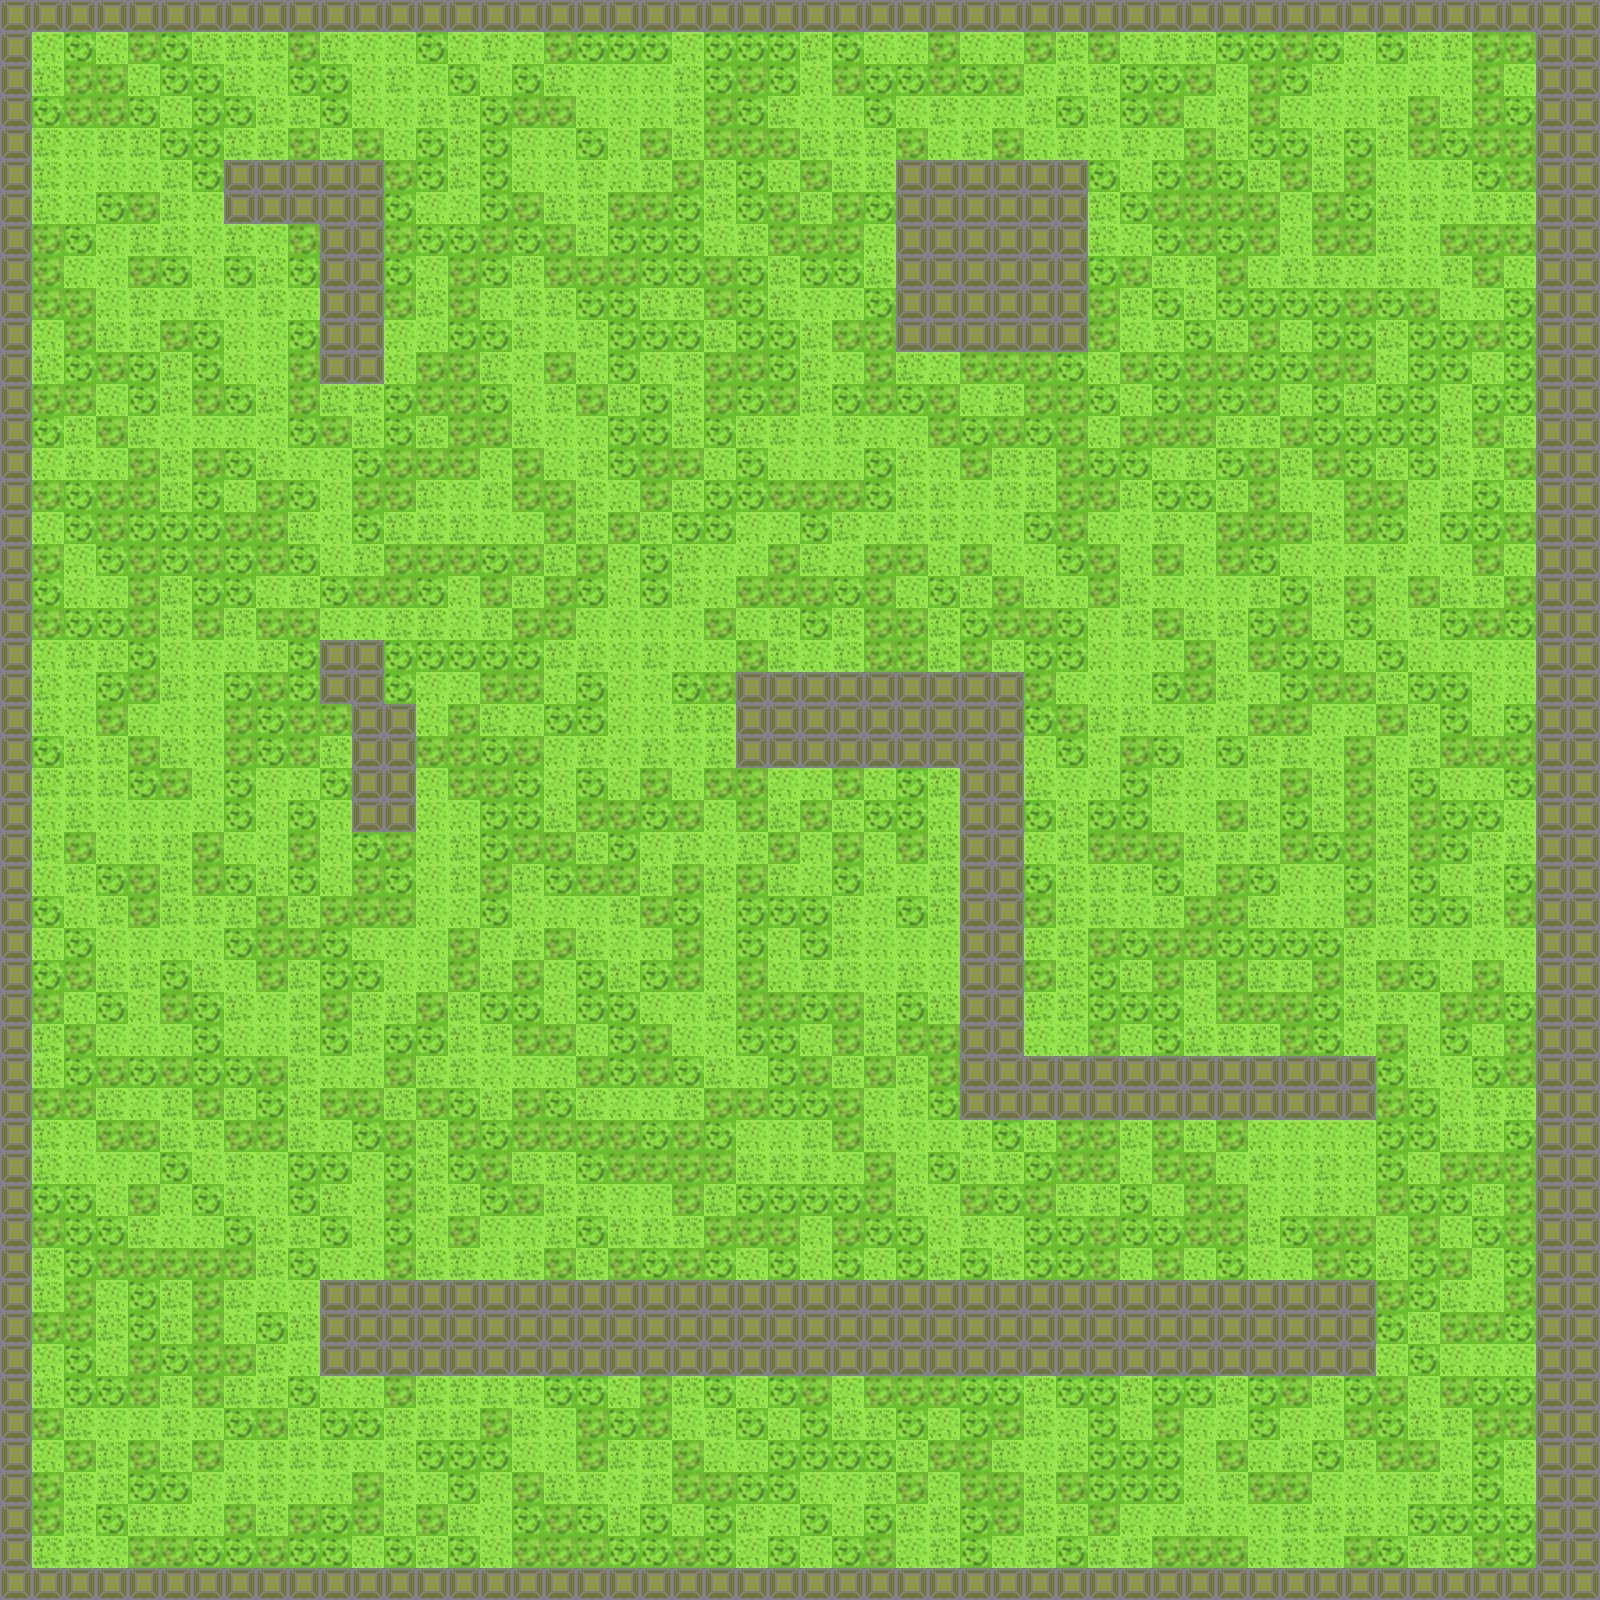

A level layout from a 2D game, rendered from its tile map. Below: a short description, then the map file with its tile-grid data intact:
An orthogonal 50x50 tile map with 32x32 px tiles, 1 tile layer (Ground) and 23 objects (13x wall, 9x enemy1, player).

<map version="1.9" tiledversion="1.9.2" orientation="orthogonal" renderorder="right-down" width="50" height="50" tilewidth="32" tileheight="32" infinite="0" nextlayerid="3" nextobjectid="24">
 <tileset firstgid="1" source="tiles.tsx" />
 <objectgroup id="2" name="Object Layer 1">
  <object id="1" name="wall" x="1.86306" y="1.86306" width="1596.65" height="32" />
  <object id="2" name="wall" x="2.79284" y="1565.74" width="1596.65" height="32" />
  <object id="3" name="wall" x="323.24" y="1282.56" width="1050.77" height="89.755" />
  <object id="4" name="wall" x="737.773" y="674.265" width="286.913" height="89.755" />
  <object id="5" name="wall" x="957.615" y="769.282" width="65.2083" height="346.858" />
  <object id="6" name="wall" x="964.135" y="1058.06" width="411.738" height="59.946" />
  <object id="7" name="wall" x="895.202" y="161.923" width="190.033" height="184.771" />
  <object id="8" name="wall" x="227.294" y="159.128" width="154.635" height="59.9457" />
  <object id="9" name="wall" x="321.378" y="189.869" width="61.4818" height="190.36" />
  <object id="10" name="wall" x="0.931219" y="33.3714" width="32" height="1554.12" />
  <object id="11" name="wall" x="1539.66" y="25.9209" width="32" height="1554.12" />
  <object id="12" name="player" x="616.674" y="489.986" width="32" height="32" />
  <object id="13" name="enemy1" x="994.877" y="454.588" width="32" height="32" />
  <object id="14" name="enemy1" x="1288.15" y="287.68" width="32" height="32" />
  <object id="15" name="enemy1" x="684.512" y="1092.52" width="32" height="32" />
  <object id="16" name="enemy1" x="257.871" y="503.795" width="32" height="32" />
  <object id="17" name="enemy1" x="218.746" y="986.329" width="32" height="32" />
  <object id="18" name="enemy1" x="1284.42" y="567.139" width="32" height="32" />
  <object id="19" name="enemy1" x="1383.16" y="917.395" width="32" height="32" />
  <object id="20" name="enemy1" x="675.197" y="896.902" width="32" height="32" />
  <object id="21" name="enemy1" x="455.355" y="1019.86" width="32" height="32" />
  <object id="22" name="wall" x="354.914" y="707.801" width="61.4818" height="121.427" />
  <object id="23" name="wall" x="323.241" y="643.525" width="61.4818" height="59.9459" />
 </objectgroup>
 <layer id="1" name="Ground" width="50" height="50">
  <data encoding="csv">
8,8,8,8,8,8,8,8,8,8,8,8,8,8,8,8,8,8,8,8,8,8,8,8,8,8,8,8,8,8,8,8,8,8,8,8,8,8,8,8,8,8,8,8,8,8,8,8,8,8,
8,4,6,4,7,6,5,5,5,7,5,4,4,6,4,5,4,7,6,6,6,4,6,6,6,5,6,4,4,7,4,4,7,5,7,4,5,5,6,6,7,6,4,6,5,5,7,7,8,8,
8,5,7,7,4,6,6,5,4,6,6,4,5,4,6,4,6,5,4,4,4,5,6,7,6,4,7,6,6,7,6,7,4,5,5,6,6,7,4,7,6,5,4,4,4,4,7,4,8,8,
8,6,7,7,6,4,6,6,5,5,6,4,4,5,5,6,7,7,4,4,4,5,7,6,5,4,4,6,4,5,4,4,5,6,5,6,7,4,5,7,4,4,4,5,7,5,7,6,8,8,
8,5,4,5,5,6,6,5,5,7,5,7,4,6,5,6,4,4,6,4,7,5,7,7,7,5,5,5,7,4,5,7,4,5,4,5,4,7,5,6,6,5,6,5,7,6,7,7,8,8,
8,5,4,4,4,5,6,8,8,8,8,8,7,6,5,6,4,4,5,4,5,7,5,6,4,7,5,5,8,8,8,8,8,8,6,4,6,7,6,5,7,5,7,4,4,5,6,7,8,8,
8,5,4,6,7,5,4,8,8,8,8,8,6,4,4,6,7,5,5,7,7,6,5,6,7,5,7,6,8,8,8,8,8,8,5,6,7,7,7,7,4,7,6,5,5,4,5,5,8,8,
8,7,6,4,5,5,4,5,4,7,8,8,7,6,6,7,6,7,5,6,6,6,4,5,7,7,7,4,8,8,8,8,8,8,5,4,6,7,6,7,4,7,7,5,4,7,7,7,8,8,
8,7,4,4,7,6,4,6,5,6,8,8,6,4,7,6,5,7,7,7,6,6,7,6,5,6,6,5,8,8,8,8,8,8,6,7,5,5,7,4,5,5,4,5,4,5,7,4,8,8,
8,7,7,4,5,4,5,4,5,4,8,8,7,5,7,4,5,5,6,6,5,5,7,6,5,4,4,6,8,8,8,8,8,8,7,5,6,5,6,6,6,6,7,6,7,4,4,6,8,8,
8,4,7,5,5,7,6,4,4,6,8,8,4,4,6,6,5,4,5,6,6,6,5,6,6,5,7,7,8,8,8,8,8,8,7,4,5,6,5,7,4,6,6,5,6,6,7,6,8,8,
8,5,6,7,6,5,6,4,4,7,8,8,4,7,7,5,4,7,4,6,4,5,7,7,6,5,4,7,5,4,7,7,7,6,4,7,6,7,7,6,6,7,7,4,6,6,4,6,8,8,
8,7,7,4,6,5,7,6,5,7,5,5,6,7,7,6,4,5,7,5,6,5,7,6,7,5,6,7,6,7,4,5,7,7,6,4,6,7,6,7,4,6,5,6,6,4,6,6,8,8,
8,6,5,7,5,4,4,4,4,6,7,5,6,5,7,7,5,4,4,6,6,5,6,5,5,4,5,4,4,7,6,7,6,7,4,7,7,7,5,5,7,6,6,6,6,5,7,5,8,8,
8,4,5,4,7,5,7,6,5,4,4,6,7,7,7,4,7,4,5,6,7,7,4,6,4,4,4,6,5,4,7,5,5,7,6,6,4,5,6,7,5,7,6,5,6,5,5,7,8,8,
8,7,6,7,7,5,6,4,7,6,4,7,7,5,4,5,7,7,5,4,7,5,6,6,7,7,7,6,5,5,4,5,5,7,7,5,6,6,5,7,4,4,7,7,4,5,6,5,8,8,
8,4,6,7,6,6,6,7,7,5,4,6,5,5,5,4,4,7,5,7,5,6,6,4,4,6,5,4,5,5,4,4,6,7,4,4,5,4,7,7,7,5,7,6,4,6,6,7,8,8,
8,7,4,6,7,6,7,6,7,6,4,5,7,7,7,6,7,5,7,4,6,5,4,4,7,5,4,7,7,4,7,4,4,6,7,4,7,4,7,6,4,4,4,5,4,4,7,4,8,8,
8,6,4,4,7,5,6,6,4,5,6,7,7,6,4,7,5,7,6,4,6,5,4,7,7,7,6,7,4,6,5,7,5,4,7,5,4,4,4,5,6,5,7,4,7,5,5,7,8,8,
8,7,6,6,7,5,7,5,7,7,4,4,5,5,4,5,7,7,4,4,4,4,7,4,5,6,5,7,7,5,6,7,7,6,4,5,7,5,5,6,7,4,6,4,5,6,7,6,8,8,
8,4,5,5,6,4,4,4,5,6,8,8,6,6,6,6,6,5,5,4,5,4,4,7,5,4,5,7,7,5,7,5,6,6,4,4,4,7,4,7,6,6,4,6,4,4,4,4,8,8,
8,5,4,6,7,5,4,6,7,6,8,8,6,4,4,7,7,4,6,4,4,6,7,8,8,8,8,8,8,8,8,8,7,4,4,4,6,7,5,4,6,7,7,5,6,6,4,4,8,8,
8,5,4,7,4,4,4,7,6,7,7,8,8,4,7,5,4,6,6,4,4,5,5,8,8,8,8,8,8,8,8,8,6,7,5,5,4,5,4,7,7,4,4,7,5,6,4,6,8,8,
8,6,5,5,7,5,4,7,6,7,5,8,8,7,7,6,7,4,5,4,5,4,5,8,8,8,8,8,8,8,8,8,4,6,4,7,6,4,6,5,5,4,7,4,5,7,7,7,8,8,
8,5,5,5,6,7,4,6,4,4,6,8,8,4,7,7,6,4,6,4,7,4,7,7,4,4,7,4,6,5,8,8,5,4,4,6,5,4,4,5,7,5,7,5,6,4,4,6,8,8,
8,4,5,4,4,4,4,6,4,6,4,8,8,4,4,6,6,5,7,7,6,7,4,7,5,7,5,6,6,4,8,8,6,5,6,6,4,4,7,5,6,5,7,5,7,6,6,4,8,8,
8,5,7,4,5,5,7,4,4,7,4,6,7,4,5,6,7,7,5,6,4,5,4,5,7,4,7,4,7,5,8,8,4,5,7,7,7,5,5,5,7,6,7,5,7,6,5,5,8,8,
8,4,5,6,7,5,7,6,5,6,4,7,6,4,5,7,5,6,7,7,5,7,5,7,5,4,6,5,4,5,8,8,6,5,5,5,6,4,7,6,4,4,6,5,6,4,5,6,8,8,
8,6,4,5,7,5,5,5,7,5,7,7,7,4,4,6,4,4,4,5,7,6,4,6,6,6,5,4,6,5,8,8,7,5,5,4,5,7,7,5,4,4,7,5,6,6,5,7,8,8,
8,4,6,4,4,4,4,6,7,7,6,4,4,4,7,4,5,7,5,4,4,7,4,6,4,6,5,4,4,4,8,8,5,5,7,6,7,7,6,6,6,6,5,4,5,4,4,4,8,8,
8,6,7,5,5,6,5,4,7,5,6,6,4,4,7,5,7,4,6,5,6,7,4,7,4,5,5,4,5,4,8,8,7,5,6,5,7,5,7,5,5,7,5,7,6,4,7,4,8,8,
8,7,4,6,4,7,6,5,4,5,7,5,5,7,5,6,6,4,6,6,4,4,5,7,7,6,7,5,6,5,8,8,5,5,6,6,6,4,7,7,7,6,5,5,4,7,7,6,8,8,
8,5,7,4,4,4,6,4,4,5,6,5,6,6,5,5,7,7,4,6,7,4,4,6,6,4,7,5,7,7,8,8,4,4,7,4,6,5,5,5,7,6,4,7,4,6,4,7,8,8,
8,5,6,7,6,7,6,6,7,5,4,4,7,5,5,4,4,4,7,6,7,6,5,4,6,7,5,7,5,7,8,8,8,8,8,8,8,8,8,8,8,8,8,6,5,4,6,7,8,8,
8,7,7,5,4,5,7,5,6,5,7,7,5,7,6,5,7,6,5,4,4,5,7,7,6,6,7,4,5,6,8,8,8,8,8,8,8,8,8,8,8,8,8,7,6,4,5,5,8,8,
8,5,4,7,7,5,5,7,7,5,4,6,7,5,7,6,7,7,7,7,6,7,6,4,4,5,7,5,4,4,5,6,5,7,7,5,7,5,7,4,4,4,4,6,6,5,5,6,8,8,
8,5,4,4,4,6,4,5,4,6,6,4,6,5,6,7,5,5,6,7,7,7,7,5,5,5,4,7,4,6,5,5,6,7,7,4,7,7,4,5,4,5,4,6,4,7,7,7,8,8,
8,6,6,4,7,4,6,5,4,6,5,4,7,5,5,6,7,5,5,4,4,7,5,6,6,6,6,7,5,4,7,6,7,5,5,6,4,7,7,4,4,5,4,7,6,6,5,7,8,8,
8,7,6,6,5,4,4,6,5,5,6,4,6,4,7,4,4,5,6,5,5,5,7,7,7,4,7,6,6,4,5,4,6,6,7,6,6,7,7,5,6,7,7,4,7,4,6,7,8,8,
8,5,6,7,7,7,7,7,5,6,4,4,7,5,5,4,5,7,5,7,6,7,6,4,6,4,6,4,6,5,6,5,6,6,7,4,7,4,6,4,4,7,6,5,6,7,4,6,8,8,
8,5,7,4,6,5,7,5,4,4,8,8,8,8,8,8,8,8,8,8,8,8,8,8,8,8,8,8,8,8,8,8,8,8,8,8,8,8,8,8,8,8,8,7,6,5,4,7,8,8,
8,7,7,5,6,5,7,4,6,5,8,8,8,8,8,8,8,8,8,8,8,8,8,8,8,8,8,8,8,8,8,8,8,8,8,8,8,8,8,8,8,8,8,6,5,7,7,6,8,8,
8,4,6,4,7,6,7,7,5,4,8,8,8,8,8,8,8,8,8,8,8,8,8,8,8,8,8,8,8,8,8,8,8,8,8,8,8,8,8,8,8,8,8,4,6,4,4,4,8,8,
8,5,6,6,7,5,7,5,5,6,4,4,7,5,5,5,5,6,6,4,7,5,6,4,6,7,4,7,7,7,6,6,5,6,6,5,6,6,5,6,7,5,6,7,4,7,6,6,8,8,
8,7,5,4,4,5,4,6,7,5,6,6,5,5,5,7,5,4,7,6,7,4,5,6,4,6,5,5,6,4,6,7,5,4,6,4,7,4,4,6,4,4,7,6,5,5,7,7,8,8,
8,4,7,5,7,5,7,4,5,5,5,4,5,6,6,6,4,4,7,5,5,7,4,4,6,6,6,6,5,7,7,5,4,5,6,6,6,4,7,4,5,6,5,7,7,4,6,5,8,8,
8,7,5,5,6,6,4,5,5,4,4,7,5,4,6,4,7,5,5,4,5,7,7,6,6,4,4,5,7,4,7,7,5,7,6,6,6,4,5,7,7,4,4,4,5,5,6,4,8,8,
8,7,5,6,5,5,4,7,5,7,6,7,5,7,5,4,6,7,6,5,6,4,6,5,4,6,4,6,5,5,6,7,5,5,7,4,4,5,4,4,5,5,5,4,6,6,6,6,8,8,
8,5,5,4,7,7,6,6,7,6,6,4,6,5,6,4,7,7,7,6,6,7,6,4,6,4,6,7,4,5,6,4,5,6,5,5,7,7,7,4,5,4,7,6,5,5,7,6,8,8,
8,8,8,8,8,8,8,8,8,8,8,8,8,8,8,8,8,8,8,8,8,8,8,8,8,8,8,8,8,8,8,8,8,8,8,8,8,8,8,8,8,8,8,8,8,8,8,8,8,8
</data>
 </layer>
</map>
